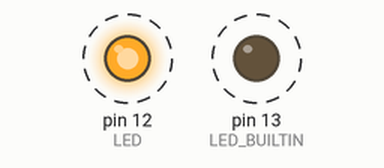
Bench run of a sketch on a simulated Arduino Uno, built with avr-gcc and run on an emulated ATmega328P. Shown: output pins drawn as LEDs (lit = HIGH). Dashed ring = blinking.

Above: at 0.5 s.
Timing chart, 0 to 4.6 s (numbered marks = the images above):
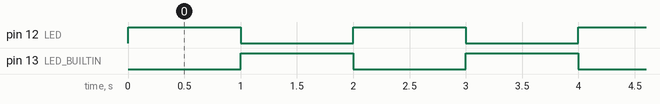

The sketch:

app.ino
```cpp
int LED = 12;
int time = 1000;

void setup()
{
    pinMode(LED_BUILTIN, OUTPUT);
	pinMode(LED, OUTPUT);
}

void loop()
{
	digitalWrite(LED, 1);
    digitalWrite(LED_BUILTIN, 0);
    delay(time);
    digitalWrite(LED, 0);
    digitalWrite(LED_BUILTIN, 1);
    delay(time);
}
```

Measured:
- by itself, pin 12 (LED), pin 13 (LED_BUILTIN): alternates HIGH for 1.0 s and LOW for 1.0 s
